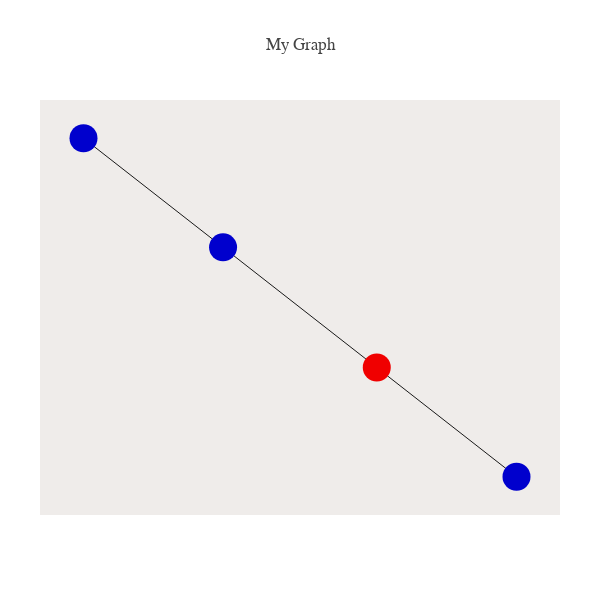

Write notebook code for a chart like this one.
### Code cell
### let's visualize the tree
### plotting a network because igraph is not installed.

from structure_tools.Coalesce_plots_I import plot_phyl_net

node_list= list(range(-1,Mp.shape[1]))
root= True
nodes_as_seqs= True
plot_phyl_net(data_phyl,leaves,node_list,edges,
              nodes_as_seqs= nodes_as_seqs,root= root)

### Figure 1 — Plotly figure (JSON) as saved in the notebook; plotly's stock layout.template omitted (floating-point values rounded to 4 significant figures)
{"data": [{"hoverinfo": "none", "line": {"color": "rgb(25,25,25)", "width": 1}, "mode": "lines", "type": "scatter", "uid": "f00a5a11-7991-4260-9c2c-c25f6863aeaf", "x": [0.3547, -0.3551, null, 0.3547, 1, null, -0.3551, -0.9996, null], "y": [-0.1706, 0.1708, null, -0.1706, -0.4809, null, 0.1708, 0.4807, null]}, {"hoverinfo": "text", "marker": {"color": ["rgb(240,0,0)", "rgb(0,0,205)", "rgb(0,0,205)", "rgb(0,0,205)"], "size": 28}, "mode": "markers", "text": ["root: 0000", "1100", "1101", "0010\n0010"], "type": "scatter", "uid": "f21ecd6a-07c8-4a85-8456-c142641e2a7d", "x": [0.3547, -0.3551, -0.9996, 1], "y": [-0.1706, 0.1708, 0.4807, -0.4809]}], "layout": {"autosize": false, "font": {"family": "Balto"}, "height": 600, "hovermode": "closest", "margin": {"b": 85, "l": 40, "pad": 0, "r": 40, "t": 100}, "plot_bgcolor": "#efecea", "showlegend": false, "title": "My Graph", "width": 600, "xaxis": {"showgrid": false, "showline": false, "showticklabels": false, "title": "", "zeroline": false}, "yaxis": {"showgrid": false, "showline": false, "showticklabels": false, "title": "", "zeroline": false}}}
